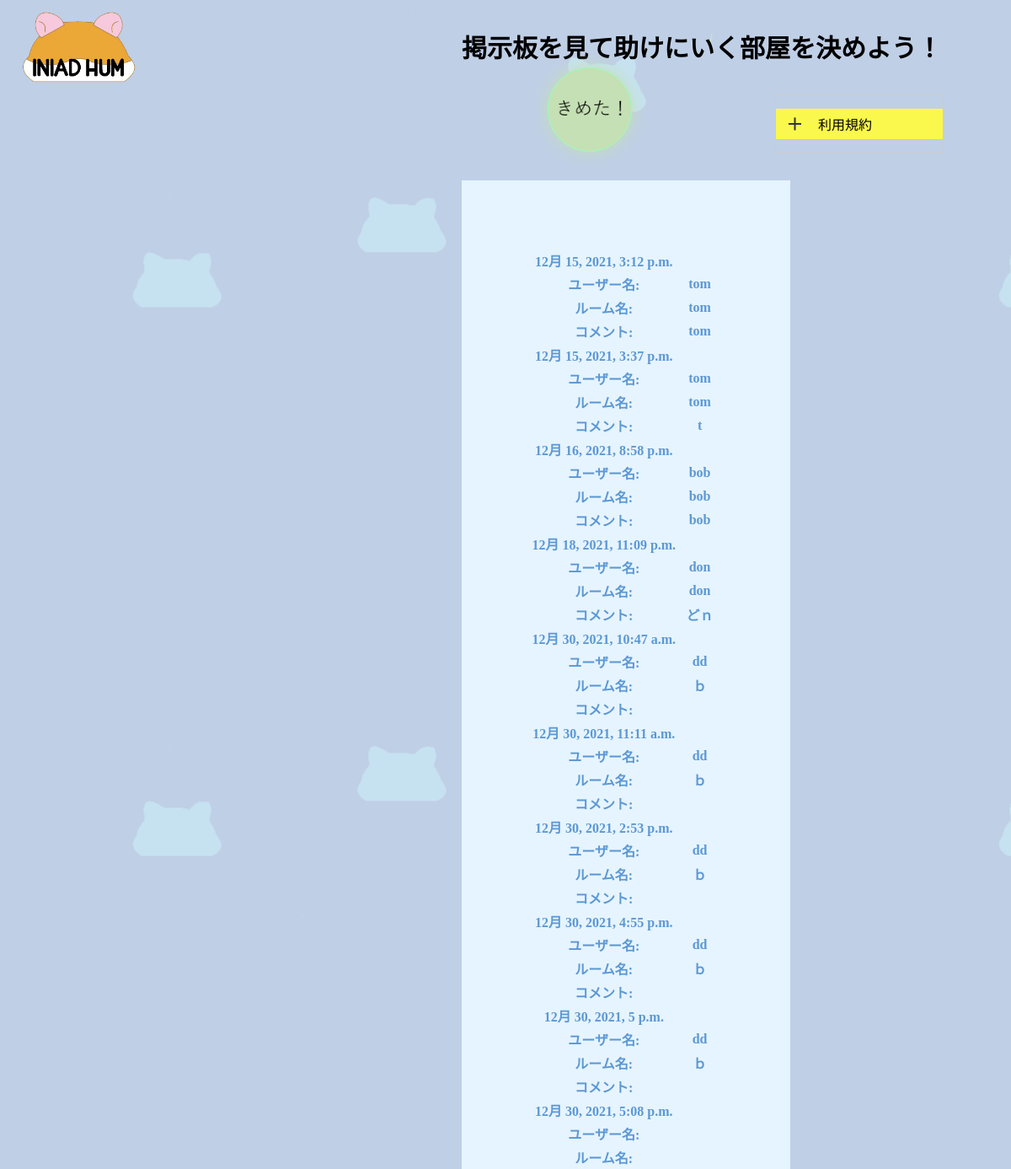
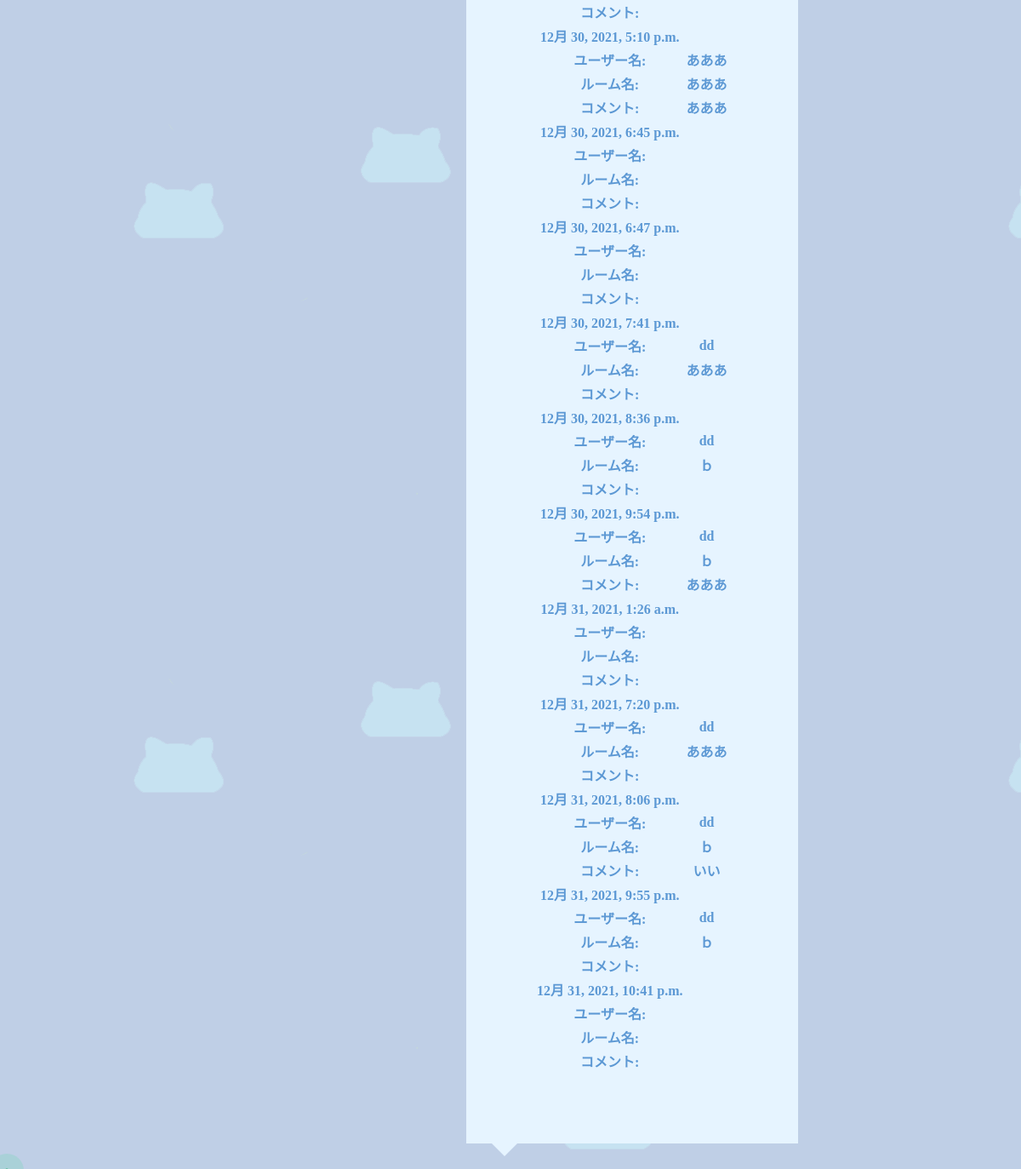
Screenshot of /game/home/match/ with the database file from the repository (2 pictures, top to bottom).
### game/models.py (models this page shows)
class Log(models.Model):
    username = models.CharField(max_length=256)
    roomname = models.CharField(max_length=256)
    comment = models.TextField(default='')
    time = models.DateTimeField(default=timezone.now)

### game/views.py (the view)
# urls.py: path('home/match/', views.match, name='match'),
def match(request):
    logs = Log.objects.all()
    data = {'logs' : logs}
    return render(request, 'game/match.html', data)

### templates/game/match.html (shortened to what this page needs)
{% load static %}
<!DOCTYPE html>
<html>
<head>
    <link type="text/css" rel="stylesheet" href="{% static 'css/style.css' %}">
    <link type="text/css" rel="stylesheet" href="{% static 'css/home.css' %}">
    <link type="text/css" rel="stylesheet" href="{% static 'css/match.css' %}">
</head>
<body>
    <div id = "title">
        <a href="{% url 'choice' %}"><image src="{% static 'images/game.png' %}" alt="ゲームロゴ" /></a>
        <span class="title">掲示板を見て助けにいく部屋を決めよう！</span>
    </div>
    <ul class="accordion-area">
        <li>
          <section>
            <h3 class="riyou">利用規約</h3>
          </section>
        </li>
    </ul>
    <table class="box_show">
        {% for log in logs %}
        <tr>
            <td>{{ log.time }}</td>
        </tr>
        <tr>
            <td>ユーザー名:</td><td>{{ log.username }}</td>
        </tr>
        <tr>
            <td>ルーム名:</td><td>{{ log.roomname }}</td>
        </tr>
        <tr>
            <td>コメント:</td><td>{{log.comment }}</td>
        </tr>
        {% endfor %}
    </table>
    <a class="btn_help_" href="{% url 'create_log' %}" target="_blank" rel="noopener" >
        <image src="{% static 'images/button_.png' %}" />
    </a>
</body>
</html>

### static/css/style.css (style rules this page uses)
body { height: 100vh; justify-content: center; align-items: center; cursor: none; background-color: rgb(191, 207, 230); background-image: url(../images/back_photo.png); animation: bgiLoop 5s linear infinite; }
@media (min-width: 1000px) { #title { display: flex; align-items: center; } }
@media (min-width: 1000px) { span.title { margin-left:370px; font-weight: bold; font-size:30px; } }
@media (min-width: 1000px) { div img { display: block; width: 170px; height: auto; border-radius:50px; } }

### static/css/home.css (style rules this page uses)
@media (min-width: 1000px) { .accordion-area { position: relative; list-style: none; width: 200px; max-width: 900px; margin:0 auto; left: 400px; } }
.accordion-area li { margin: 10px 0; }
.accordion-area section { border: 1px solid #ccc; }
.riyou { position: relative; cursor: pointer; font-size:1rem; font-weight: normal; padding: 3% 3% 3% 50px; transition: all .5s ease; background-color: #faf74d; }
.riyou::before, .riyou::after { position: absolute; content:''; width: 15px; height: 2px; background-color: #333; }
.riyou::before { top:48%; left: 15px; transform: rotate(0deg); }
.riyou::after { top:48%; left: 15px; transform: rotate(90deg); }

### static/css/match.css (style rules this page uses)
@media (min-width: 1000px) { .btn_help_ { position: fixed; display: flex; left: 650px; top: 80px; align-items: center; justify-content: center; width: 100px; height: 100px; border-radius: 50%; background-color: #C5E0B4; box-shadow: 0 0 20px #C5E0B4; cursor: pointer; } }
@media (min-width: 1000px) { .box_show { position: relative; left: 540px; padding: 5em 5em; margin: 2em 0; background: #e6f4ff; color: #5c98d4; font-weight: bold; } }
.btn_help_ img { width: 100%; }
.btn_help_::before, .pulse-btn::after { content: ""; display: block; position: absolute; top: 0; bottom: 0; left: 0; right: 0; margin: auto; width: 100%; height: 100%; border: 1px solid #9afcba; border-radius: 50%; box-sizing: border-box; pointer-events: none; animation: pulsate 2s linear infinite; }
.btn_help_::after { animation-delay: 1s; }
.box_show:after { position: absolute; content: ''; top: 100%; left: 30px; border: 15px solid transparent; border-top: 15px solid #e6f4ff; width: 0; height: 0; }
.box_show tr { margin: 0; padding: 0; }
table { text-align: center; }

### rows the page displays
Log: time "12月 15, 2021, 3:12 p.m.", username "tom", roomname "tom", comment "tom"
Log: time "12月 15, 2021, 3:37 p.m.", username "tom", roomname "tom", comment "t"
Log: time "12月 16, 2021, 8:58 p.m.", username "bob", roomname "bob", comment "bob"
Log: time "12月 18, 2021, 11:09 p.m.", username "don", roomname "don", comment "どｎ"
Log: time "12月 30, 2021, 10:47 a.m.", username "dd", roomname "ｂ"
Log: time "12月 30, 2021, 11:11 a.m.", username "dd", roomname "ｂ"
Log: time "12月 30, 2021, 2:53 p.m.", username "dd", roomname "ｂ"
Log: time "12月 30, 2021, 4:55 p.m.", username "dd", roomname "ｂ"
Log: time "12月 30, 2021, 5 p.m.", username "dd", roomname "ｂ"
Log: time "12月 30, 2021, 5:08 p.m."
Log: time "12月 30, 2021, 5:10 p.m.", username "あああ", roomname "あああ", comment "あああ"
Log: time "12月 30, 2021, 6:45 p.m."
Log: time "12月 30, 2021, 6:47 p.m."
Log: time "12月 30, 2021, 7:41 p.m.", username "dd", roomname "あああ"
Log: time "12月 30, 2021, 8:36 p.m.", username "dd", roomname "ｂ"
Log: time "12月 30, 2021, 9:54 p.m.", username "dd", roomname "ｂ", comment "あああ"
Log: time "12月 31, 2021, 1:26 a.m."
Log: time "12月 31, 2021, 7:20 p.m.", username "dd", roomname "あああ"
Log: time "12月 31, 2021, 8:06 p.m.", username "dd", roomname "ｂ", comment "いい"
Log: time "12月 31, 2021, 9:55 p.m.", username "dd", roomname "ｂ"
Log: time "12月 31, 2021, 10:41 p.m."
